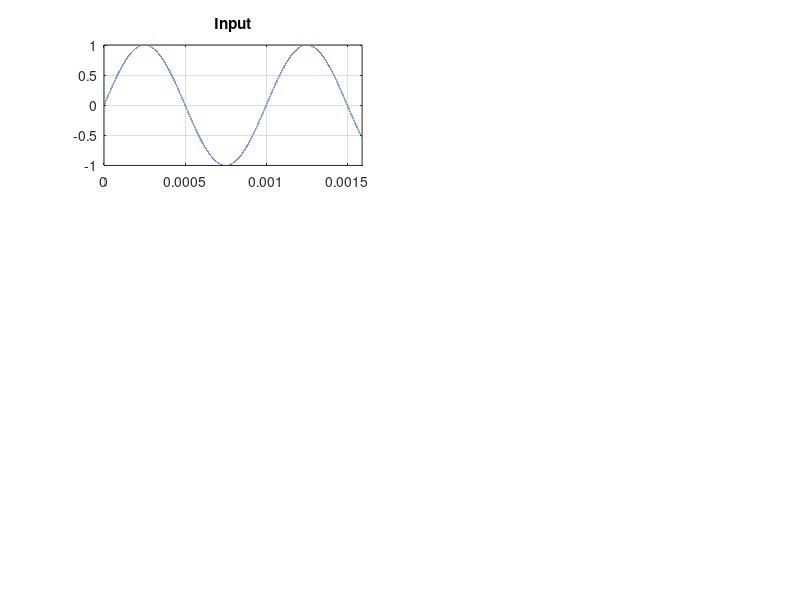

Write MATLAB code to recreate this figure. (Note: this script raises an error after producing the figure.)
%main1
clear all

A=1;
C = 470e-9;
L = 22e-5;
R=4;

Fs=44100;
Fst=44000000;
F=1000; %output net a 10000Hz, 100000Hz
Ftrin=100000;
Fot=5500000;

tt = 0:1/Fst:1-1/Fst; 
interval = 1:70000;

%input
input = A*sin(2*pi*tt*F);
subplot(3,2,1);
plot(tt(interval), input(interval)); grid on; axis tight; title Input; 

%triangular
trin= fTriangular(A, Ftrin, tt); 
subplot(3,2,2);
plot(tt(interval), trin(interval)); title Triangular;

%comparador - PWM
s_comp=fComparador(input, trin, Fst);
subplot(3,2,3); 
plot(tt(interval),s_comp(interval)); grid on; axis tight; title PWM;

%power ampli
s_power=s_comp*2;
subplot(3,2,4);
plot(tt(interval),s_power(interval)); grid on; axis tight; title PowerAmpli;

%LowPassFilter - Output
[y]=l_p_f(s_power, Fst, L, C, R);
subplot(3,1,3);
plot(tt(interval),y(interval)); grid on; axis tight; title Output;
